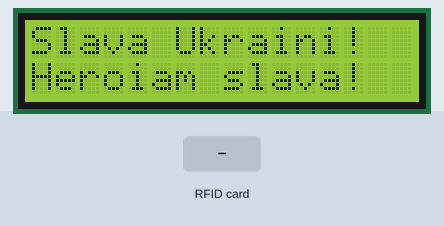
Simulated run of this sketch. Board: Arduino Uno, built with avr-gcc and run on an emulated ATmega328P. Parts: 16×2 character LCD. Inputs (shaded band) come from the test bench. What the sketch prints to the serial monitor is not drawn.

Above: at 1.1 s.
At 3.2 s:
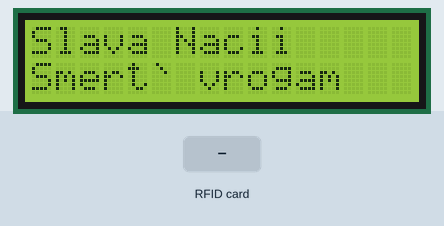
6.5 s: RFID card 1B 51 2F 5F held to the reader
At 7.2 s:
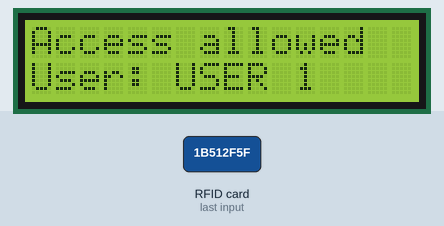
8.0 s: RFID card 5E 7A 19 C4 held to the reader
At 9.9 s:
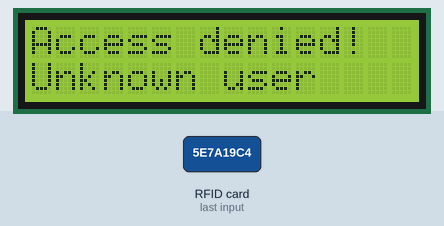
Timing chart, 0 to 11.4 s (numbered marks = the images above; inputs shaded):
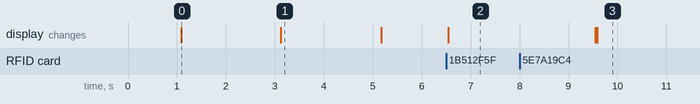

The sketch:

sketch_nov4a.ino
```cpp
#include <MFRC522.h>
#include <Wire.h>
#include <LiquidCrystal_I2C.h>

#define RST_PIN         9   // Пин сброса для модуля MFRC522, настраиваемый
#define SS_PIN          10  // Пин выбора устройства для модуля MFRC522, настраиваемый

MFRC522 rfid(SS_PIN, RST_PIN);   // Создаем экземпляр модуля RFID MFRC522
LiquidCrystal_I2C lcd(0x27, 16, 2);  // Создаем экземпляр модуля LCD через I2C

struct Key {
  String uid;  // Уникальный идентификатор карты
  String name; // Имя пользователя
};

Key allowedKeys[] = {
  {"1b512f5f", "USER 1"},  // Разрешенные карты с их уникальными идентификаторами и именами пользователей
  {"64d747b", "USER 2"}
};

void loading() {
  lcd.init();
  lcd.backlight();
  delay(1000);
  lcd.setCursor(0, 0);
  lcd.print("Slava Ukraini!");   // Начальные сообщения на LCD
  lcd.setCursor(0, 1);
  lcd.print("Heroiam slava!");
  delay(2000);
  lcd.clear();
  lcd.setCursor(0, 0);
  lcd.print("Slava Nacii");
  lcd.setCursor(0, 1);
  lcd.print("Smert` vrogam");
  delay(2000);
  lcd.clear();
}

void setup() {
  loading();
  Serial.begin(9600);
  SPI.begin();
  rfid.PCD_Init();   // Инициализация модуля RFID
  delay(4);
  rfid.PCD_DumpVersionToSerial();
  Serial.println(F("Сканируйте карту для просмотра UID, SAK, типа и блоков данных..."));
}

void loop() {
  if (!rfid.PICC_IsNewCardPresent()) {
    return;   // Если новая карта не обнаружена, выходим из цикла
  }

  if (!rfid.PICC_ReadCardSerial()) {
    return;   // Если чтение карты не удалось, выходим из цикла
  }

  lcd.setCursor(0, 0);

  String uid = "";
  for (byte i = 0; i < rfid.uid.size; i++) {
    uid += String(rfid.uid.uidByte[i], HEX);   // Преобразуем байты UID в шестнадцатеричный формат и добавляем к строке uid
  }

  lcd.setCursor(0, 1);
  lcd.print(uid);

  // Проверка доступа
  int keyIndex = isAccessAllowed(uid);
  if (keyIndex != -1) {
    lcd.setCursor(0, 0);
    lcd.print("Access allowed");
    lcd.setCursor(0, 1);
    lcd.print("User: " + allowedKeys[keyIndex].name);
  } else {
    lcd.setCursor(0, 0);
    lcd.print("Access denied!");
    lcd.setCursor(0, 1);
    lcd.print("Unknown user");
  }

  delay(3000);
  lcd.clear();
  rfid.PICC_HaltA();
  rfid.PCD_StopCrypto1();
}

// Функция для поиска индекса ключа в массиве allowedKeys
int isAccessAllowed(String uid) {
  for (int i = 0; i < sizeof(allowedKeys) / sizeof(allowedKeys[0]); i++) {
    if (uid.equals(allowedKeys[i].uid)) {
      return i; // Возвращаем индекс ключа, если найден
    }
  }
  return -1;    // Возвращаем -1, если ключ не найден
}
```

Measured:
- after the input at 6.5 s, the display: changes after 0.05 s (image 2)
- after the input at 8.0 s, the display: first differs from a run without the input after 1.6 s (image 3)
- what the display in image 0 shows lasts 2.0 s, from 1.1 s to 3.1 s
- what the display in image 1 shows lasts 2.1 s, from 3.1 s to 5.2 s
